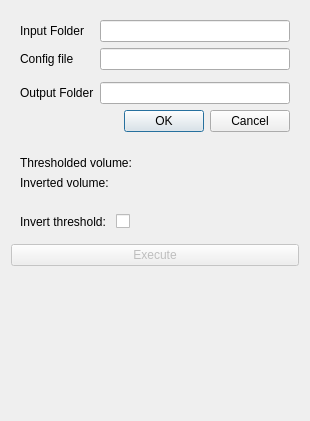
<?xml version="1.0" encoding="UTF-8"?>
<ui version="4.0">
 <class>CryoablationMonitoring</class>
 <widget class="qMRMLWidget" name="CryoablationMonitoring">
  <property name="geometry">
   <rect>
    <x>0</x>
    <y>0</y>
    <width>310</width>
    <height>421</height>
   </rect>
  </property>
  <layout class="QVBoxLayout" name="verticalLayout">
   <item>
    <widget class="ctkCollapsibleButton" name="Inputs" native="true">
     <property name="text" stdset="0">
      <string>Inputs</string>
     </property>
     <layout class="QFormLayout" name="formLayout_2">
      <item row="1" column="0">
       <widget class="QLabel" name="label_7">
        <property name="text">
         <string>Input Folder</string>
        </property>
       </widget>
      </item>
      <item row="1" column="1">
       <widget class="QLineEdit" name="inputPathEdit"/>
      </item>
      <item row="3" column="0">
       <widget class="QLabel" name="label_6">
        <property name="text">
         <string>Config file</string>
        </property>
       </widget>
      </item>
      <item row="3" column="1">
       <widget class="QLineEdit" name="configPathEdit">
        <property name="text">
         <string/>
        </property>
       </widget>
      </item>
      <item row="4" column="1">
       <widget class="qMRMLNodeComboBox" name="inputSelector" native="true">
        <property name="toolTip">
         <string>Pick the input to the algorithm.</string>
        </property>
        <property name="nodeTypes" stdset="0">
         <stringlist>
          <string>vtkMRMLScalarVolumeNode</string>
         </stringlist>
        </property>
        <property name="showChildNodeTypes" stdset="0">
         <bool>false</bool>
        </property>
        <property name="addEnabled" stdset="0">
         <bool>false</bool>
        </property>
        <property name="removeEnabled" stdset="0">
         <bool>false</bool>
        </property>
       </widget>
      </item>
      <item row="5" column="0">
       <widget class="QLabel" name="label">
        <property name="text">
         <string>Output Folder</string>
        </property>
       </widget>
      </item>
      <item row="5" column="1">
       <widget class="QLineEdit" name="outputPathEdit"/>
      </item>
      <item row="6" column="1">
       <widget class="QDialogButtonBox" name="buttonBox">
        <property name="standardButtons">
         <set>QDialogButtonBox::Cancel|QDialogButtonBox::Ok</set>
        </property>
       </widget>
      </item>
     </layout>
    </widget>
   </item>
   <item>
    <widget class="ctkCollapsibleButton" name="outputsCollapsibleButton" native="true">
     <property name="text" stdset="0">
      <string>Outputs</string>
     </property>
     <layout class="QFormLayout" name="formLayout_4">
      <item row="0" column="0">
       <widget class="QLabel" name="label_2">
        <property name="text">
         <string>Thresholded volume:</string>
        </property>
       </widget>
      </item>
      <item row="0" column="1">
       <widget class="qMRMLNodeComboBox" name="outputSelector" native="true">
        <property name="toolTip">
         <string>Pick the output to the algorithm.</string>
        </property>
        <property name="nodeTypes" stdset="0">
         <stringlist>
          <string>vtkMRMLScalarVolumeNode</string>
         </stringlist>
        </property>
        <property name="showChildNodeTypes" stdset="0">
         <bool>false</bool>
        </property>
        <property name="noneEnabled" stdset="0">
         <bool>true</bool>
        </property>
        <property name="addEnabled" stdset="0">
         <bool>true</bool>
        </property>
        <property name="removeEnabled" stdset="0">
         <bool>true</bool>
        </property>
       </widget>
      </item>
      <item row="1" column="0">
       <widget class="QLabel" name="label_5">
        <property name="text">
         <string>Inverted volume:</string>
        </property>
       </widget>
      </item>
      <item row="1" column="1">
       <widget class="qMRMLNodeComboBox" name="invertedOutputSelector" native="true">
        <property name="toolTip">
         <string>Result with inverted threshold will be written into this volume</string>
        </property>
        <property name="nodeTypes" stdset="0">
         <stringlist>
          <string>vtkMRMLScalarVolumeNode</string>
         </stringlist>
        </property>
        <property name="showChildNodeTypes" stdset="0">
         <bool>false</bool>
        </property>
        <property name="noneEnabled" stdset="0">
         <bool>true</bool>
        </property>
        <property name="addEnabled" stdset="0">
         <bool>true</bool>
        </property>
        <property name="removeEnabled" stdset="0">
         <bool>true</bool>
        </property>
       </widget>
      </item>
     </layout>
    </widget>
   </item>
   <item>
    <widget class="ctkCollapsibleButton" name="advancedCollapsibleButton" native="true">
     <property name="text" stdset="0">
      <string>Advanced</string>
     </property>
     <property name="collapsed" stdset="0">
      <bool>true</bool>
     </property>
     <layout class="QFormLayout" name="formLayout_3">
      <item row="0" column="0">
       <widget class="QLabel" name="label_4">
        <property name="text">
         <string>Invert threshold: </string>
        </property>
       </widget>
      </item>
      <item row="0" column="1">
       <widget class="QCheckBox" name="invertOutputCheckBox">
        <property name="toolTip">
         <string>If checked, values above threshold are set to 0. If unchecked, values below are set to 0.</string>
        </property>
        <property name="text">
         <string/>
        </property>
       </widget>
      </item>
     </layout>
    </widget>
   </item>
   <item>
    <widget class="QPushButton" name="applyButton">
     <property name="enabled">
      <bool>false</bool>
     </property>
     <property name="toolTip">
      <string>Run the algorithm.</string>
     </property>
     <property name="text">
      <string>Execute</string>
     </property>
    </widget>
   </item>
   <item>
    <spacer name="verticalSpacer">
     <property name="orientation">
      <enum>Qt::Vertical</enum>
     </property>
     <property name="sizeHint" stdset="0">
      <size>
       <width>20</width>
       <height>40</height>
      </size>
     </property>
    </spacer>
   </item>
  </layout>
 </widget>
 <customwidgets>
  <customwidget>
   <class>ctkCollapsibleButton</class>
   <extends>QWidget</extends>
   <header>ctkCollapsibleButton.h</header>
   <container>1</container>
  </customwidget>
  <customwidget>
   <class>qMRMLNodeComboBox</class>
   <extends>QWidget</extends>
   <header>qMRMLNodeComboBox.h</header>
  </customwidget>
  <customwidget>
   <class>qMRMLWidget</class>
   <extends>QWidget</extends>
   <header>qMRMLWidget.h</header>
   <container>1</container>
  </customwidget>
 </customwidgets>
 <resources/>
 <connections>
  <connection>
   <sender>CryoablationMonitoring</sender>
   <signal>mrmlSceneChanged(vtkMRMLScene*)</signal>
   <receiver>outputSelector</receiver>
   <slot>setMRMLScene(vtkMRMLScene*)</slot>
   <hints>
    <hint type="sourcelabel">
     <x>82</x>
     <y>135</y>
    </hint>
    <hint type="destinationlabel">
     <x>220</x>
     <y>161</y>
    </hint>
   </hints>
  </connection>
  <connection>
   <sender>CryoablationMonitoring</sender>
   <signal>mrmlSceneChanged(vtkMRMLScene*)</signal>
   <receiver>invertedOutputSelector</receiver>
   <slot>setMRMLScene(vtkMRMLScene*)</slot>
   <hints>
    <hint type="sourcelabel">
     <x>161</x>
     <y>8</y>
    </hint>
    <hint type="destinationlabel">
     <x>173</x>
     <y>176</y>
    </hint>
   </hints>
  </connection>
  <connection>
   <sender>CryoablationMonitoring</sender>
   <signal>mrmlSceneChanged(vtkMRMLScene*)</signal>
   <receiver>inputSelector</receiver>
   <slot>setMRMLScene(vtkMRMLScene*)</slot>
   <hints>
    <hint type="sourcelabel">
     <x>122</x>
     <y>132</y>
    </hint>
    <hint type="destinationlabel">
     <x>248</x>
     <y>61</y>
    </hint>
   </hints>
  </connection>
 </connections>
</ui>
